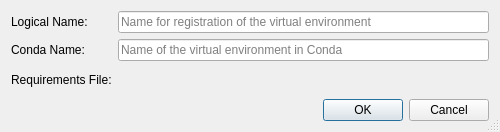
<?xml version="1.0" encoding="UTF-8"?>
<ui version="4.0">
 <class>CondaNewEnvironmentDataDialog</class>
 <widget class="QDialog" name="CondaNewEnvironmentDataDialog">
  <property name="geometry">
   <rect>
    <x>0</x>
    <y>0</y>
    <width>500</width>
    <height>132</height>
   </rect>
  </property>
  <property name="windowTitle">
   <string>New Conda Environment</string>
  </property>
  <property name="sizeGripEnabled">
   <bool>true</bool>
  </property>
  <layout class="QGridLayout" name="gridLayout">
   <item row="0" column="0">
    <widget class="QLabel" name="label_2">
     <property name="text">
      <string>Logical Name:</string>
     </property>
    </widget>
   </item>
   <item row="0" column="1">
    <widget class="QLineEdit" name="nameEdit">
     <property name="toolTip">
      <string>Enter a unique name for the virtual environment to register it with the Virtual Environment Manager</string>
     </property>
     <property name="placeholderText">
      <string>Name for registration of the virtual environment</string>
     </property>
     <property name="clearButtonEnabled">
      <bool>true</bool>
     </property>
    </widget>
   </item>
   <item row="1" column="0">
    <widget class="QLabel" name="label">
     <property name="text">
      <string>Conda Name:</string>
     </property>
    </widget>
   </item>
   <item row="1" column="1">
    <widget class="QLineEdit" name="condaNameEdit">
     <property name="toolTip">
      <string>Enter the name of the virtual environment in Conda</string>
     </property>
     <property name="placeholderText">
      <string>Name of the virtual environment in Conda</string>
     </property>
     <property name="clearButtonEnabled">
      <bool>true</bool>
     </property>
    </widget>
   </item>
   <item row="2" column="0">
    <widget class="QLabel" name="requirementsLabel">
     <property name="text">
      <string>Requirements File:</string>
     </property>
    </widget>
   </item>
   <item row="2" column="1">
    <widget class="EricPathPicker" name="requirementsFilePicker" native="true">
     <property name="sizePolicy">
      <sizepolicy hsizetype="Expanding" vsizetype="Preferred">
       <horstretch>0</horstretch>
       <verstretch>0</verstretch>
      </sizepolicy>
     </property>
     <property name="focusPolicy">
      <enum>Qt::StrongFocus</enum>
     </property>
    </widget>
   </item>
   <item row="3" column="0" colspan="2">
    <widget class="QDialogButtonBox" name="buttonBox">
     <property name="orientation">
      <enum>Qt::Horizontal</enum>
     </property>
     <property name="standardButtons">
      <set>QDialogButtonBox::Cancel|QDialogButtonBox::Ok</set>
     </property>
    </widget>
   </item>
  </layout>
 </widget>
 <customwidgets>
  <customwidget>
   <class>EricPathPicker</class>
   <extends>QWidget</extends>
   <header>EricWidgets/EricPathPicker.h</header>
   <container>1</container>
  </customwidget>
 </customwidgets>
 <resources/>
 <connections>
  <connection>
   <sender>buttonBox</sender>
   <signal>accepted()</signal>
   <receiver>CondaNewEnvironmentDataDialog</receiver>
   <slot>accept()</slot>
   <hints>
    <hint type="sourcelabel">
     <x>248</x>
     <y>254</y>
    </hint>
    <hint type="destinationlabel">
     <x>157</x>
     <y>274</y>
    </hint>
   </hints>
  </connection>
  <connection>
   <sender>buttonBox</sender>
   <signal>rejected()</signal>
   <receiver>CondaNewEnvironmentDataDialog</receiver>
   <slot>reject()</slot>
   <hints>
    <hint type="sourcelabel">
     <x>316</x>
     <y>260</y>
    </hint>
    <hint type="destinationlabel">
     <x>286</x>
     <y>274</y>
    </hint>
   </hints>
  </connection>
 </connections>
</ui>
